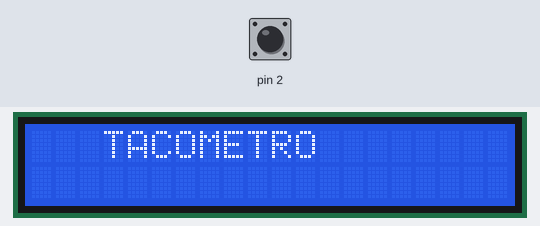
This sketch was run on a simulated Arduino Uno, built with avr-gcc and run on an emulated ATmega328P. On the bench: 20×2 character LCD. The test bench sets the inputs (shaded band); at power-on: pin 2 LOW.

Above: at 0.1 s.
At 2.6 s:
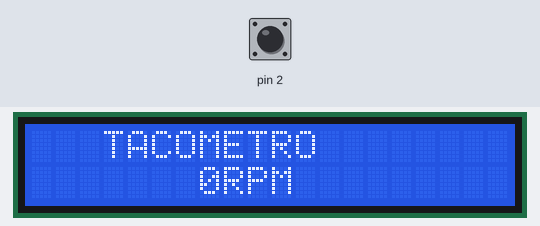
2.7 s: pin 2 pulsed HIGH 2 times (0.12 s each, 0.3 s apart)
At 5.4 s:
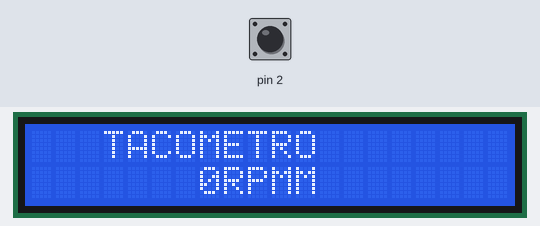
Timing chart, 0 to 6.9 s (numbered marks = the images above; inputs shaded):
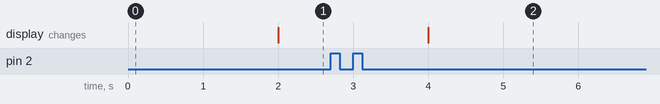

The sketch:

RPM_baja.ino
```cpp
#include <LiquidCrystal.h>

LiquidCrystal lcd(13,12,11,10,9,8);

long freq, tempo, rpm;
int pulsos;
boolean pulso;
void setup() {
  pulso=HIGH;
  pinMode(2,INPUT);
  lcd.begin(20, 2);
  lcd.setCursor(3,0);
  lcd.print("TACOMETRO");
}

void loop() {
  tempo = millis();
  if(digitalRead(2)==HIGH)
  {
    if(pulso==HIGH)
    {
      pulsos = pulsos + 1;
    }
    pulso=LOW;
  }
  else{
    pulso=HIGH;
  }
  if(tempo%2000==0){
    freq = pulsos/2;
    rpm = freq*60;
    lcd.setCursor(7,1);
    lcd.print(rpm);
    lcd.print("RPM");
    pulsos=0;
  }
}
```

Measured:
- after the input at 2.7 s, the display: first changes after 1.3 s (image 2 shows a later state)
